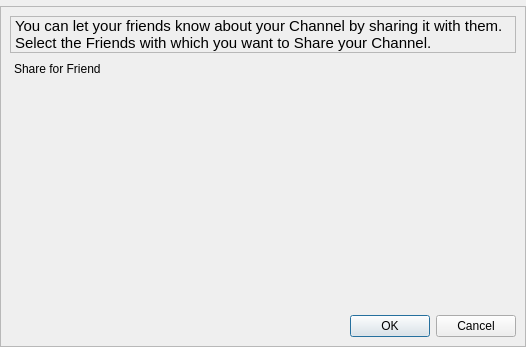
<?xml version="1.0" encoding="UTF-8"?>
<ui version="4.0">
 <class>ShareKey</class>
 <widget class="QDialog" name="ShareKey">
  <property name="geometry">
   <rect>
    <x>0</x>
    <y>0</y>
    <width>526</width>
    <height>347</height>
   </rect>
  </property>
  <property name="windowTitle">
   <string>Share</string>
  </property>
  <layout class="QVBoxLayout" name="verticalLayout">
   <property name="margin">
    <number>0</number>
   </property>
   <item>
    <widget class="HeaderFrame" name="headerFrame"/>
   </item>
   <item>
    <widget class="QFrame" name="frame_2">
     <property name="frameShape">
      <enum>QFrame::StyledPanel</enum>
     </property>
     <property name="frameShadow">
      <enum>QFrame::Raised</enum>
     </property>
     <layout class="QGridLayout" name="gridLayout">
      <item row="2" column="0">
       <widget class="QDockWidget" name="contactsdockWidget">
        <property name="enabled">
         <bool>true</bool>
        </property>
        <property name="sizePolicy">
         <sizepolicy hsizetype="Preferred" vsizetype="Preferred">
          <horstretch>0</horstretch>
          <verstretch>0</verstretch>
         </sizepolicy>
        </property>
        <property name="maximumSize">
         <size>
          <width>52487</width>
          <height>524287</height>
         </size>
        </property>
        <property name="sizeIncrement">
         <size>
          <width>220</width>
          <height>0</height>
         </size>
        </property>
        <property name="baseSize">
         <size>
          <width>0</width>
          <height>0</height>
         </size>
        </property>
        <property name="toolTip">
         <string>check peers you would like to share private publish key with</string>
        </property>
        <property name="floating">
         <bool>false</bool>
        </property>
        <property name="features">
         <set>QDockWidget::NoDockWidgetFeatures</set>
        </property>
        <property name="windowTitle">
         <string>Share for Friend</string>
        </property>
        <widget class="QWidget" name="dockWidgetContents">
         <layout class="QGridLayout" name="_2">
          <property name="margin">
           <number>0</number>
          </property>
          <property name="spacing">
           <number>0</number>
          </property>
          <item row="0" column="0">
           <widget class="FriendSelectionWidget" name="keyShareList" native="true">
            <property name="sizePolicy">
             <sizepolicy hsizetype="Preferred" vsizetype="Expanding">
              <horstretch>0</horstretch>
              <verstretch>4</verstretch>
             </sizepolicy>
            </property>
            <property name="minimumSize">
             <size>
              <width>20</width>
              <height>0</height>
             </size>
            </property>
            <property name="maximumSize">
             <size>
              <width>1677215</width>
              <height>16777215</height>
             </size>
            </property>
            <property name="sizeIncrement">
             <size>
              <width>0</width>
              <height>0</height>
             </size>
            </property>
            <property name="baseSize">
             <size>
              <width>0</width>
              <height>0</height>
             </size>
            </property>
           </widget>
          </item>
         </layout>
        </widget>
       </widget>
      </item>
      <item row="3" column="0">
       <layout class="QHBoxLayout" name="horizontalLayout">
        <property name="sizeConstraint">
         <enum>QLayout::SetDefaultConstraint</enum>
        </property>
        <property name="rightMargin">
         <number>0</number>
        </property>
        <item>
         <widget class="QDialogButtonBox" name="buttonBox">
          <property name="standardButtons">
           <set>QDialogButtonBox::Cancel|QDialogButtonBox::Ok</set>
          </property>
         </widget>
        </item>
       </layout>
      </item>
      <item row="1" column="0">
       <widget class="QLabel" name="sharekeyinfo_label">
        <property name="font">
         <font>
          <pointsize>11</pointsize>
         </font>
        </property>
        <property name="styleSheet">
         <string notr="true"/>
        </property>
        <property name="frameShape">
         <enum>QFrame::StyledPanel</enum>
        </property>
        <property name="frameShadow">
         <enum>QFrame::Raised</enum>
        </property>
        <property name="text">
         <string>You can let your friends know about your Channel by sharing it with them. 
Select the Friends with which you want to Share your Channel.</string>
        </property>
        <property name="wordWrap">
         <bool>true</bool>
        </property>
       </widget>
      </item>
     </layout>
    </widget>
   </item>
  </layout>
 </widget>
 <customwidgets>
  <customwidget>
   <class>HeaderFrame</class>
   <extends>QFrame</extends>
   <header>gui/common/HeaderFrame.h</header>
   <container>1</container>
  </customwidget>
  <customwidget>
   <class>FriendSelectionWidget</class>
   <extends>QWidget</extends>
   <header>gui/common/FriendSelectionWidget.h</header>
   <container>1</container>
  </customwidget>
 </customwidgets>
 <resources/>
 <connections/>
</ui>
